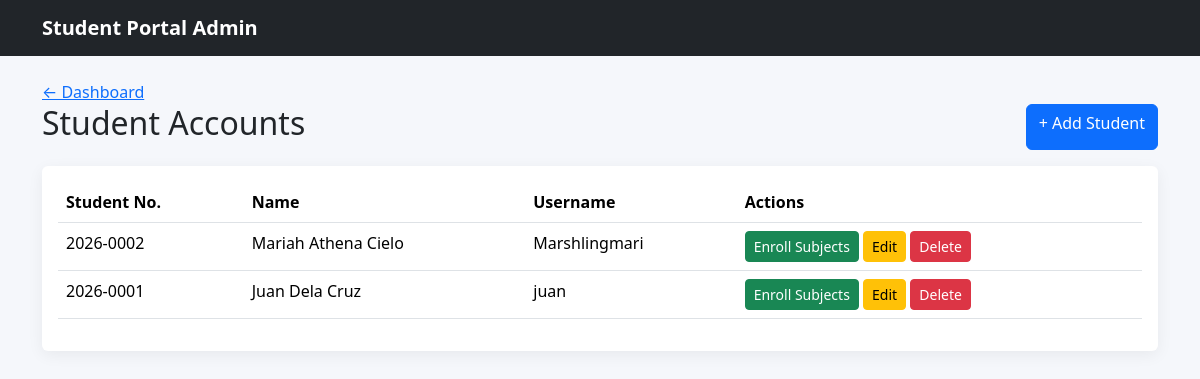
/Cielo_2C/admin/students/index.php (signed in), run on an earlier commit of the app's database.
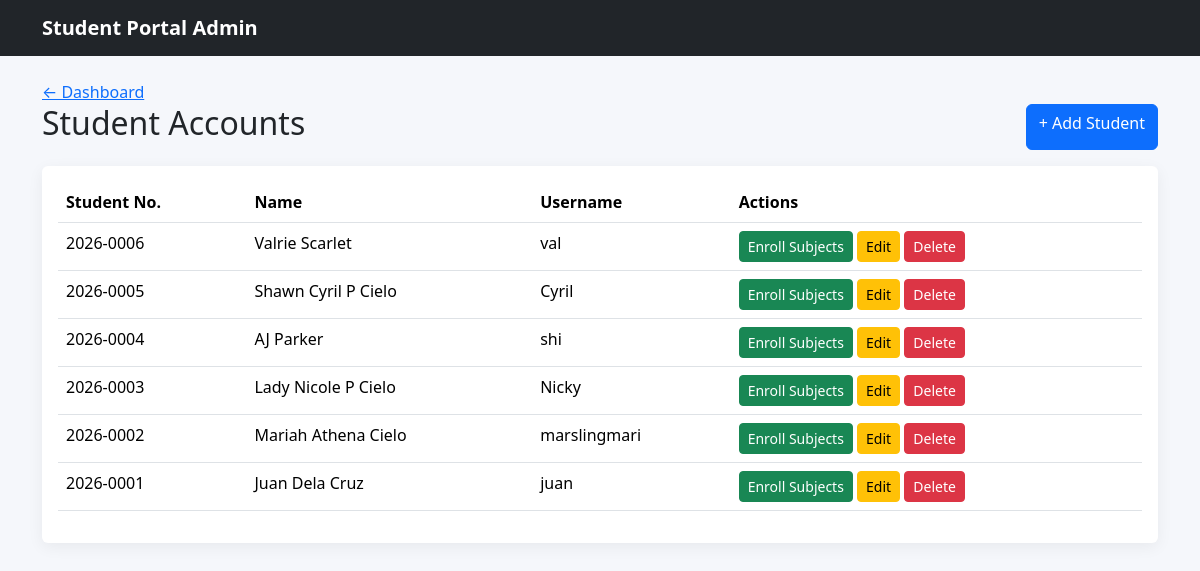
And on a later commit of the database.
### tables this page shows
CREATE TABLE `users` (
  `id` int(11) NOT NULL,
  `student_no` varchar(30) DEFAULT NULL,
  `full_name` varchar(100) NOT NULL,
  `username` varchar(50) NOT NULL,
  `password` varchar(255) NOT NULL,
  `role` enum('admin','student') NOT NULL DEFAULT 'student'
);

### Cielo_2C/admin/students/index.php (the view, shortened to what this page needs)
<?php
 include "../../config/database.php";
 $sql = "SELECT * FROM  users WHERE role ='student' ORDER BY  id  DESC";
$result = mysqli_query($conn, $sql);
?>
<!doctype html>
<html lang="en">
<head>
    <link
        href="../../assets/vendor/bootstrap/css/bootstrap.min.css"
        rel="stylesheet"
    >
    <link
        href="../../assets/css/style.css"
        rel="stylesheet"
    >
</head>
<body>
    <nav class="navbar navbar-dark bg-dark">
        <div class="container">
            <a
                class="navbar-brand"
                href="dashboard.html"
            >
                Student Portal Admin
            </a>
        </div>
    </nav>
    <div class="container py-4">
                <a href="../dashboard.php">
                    ← Dashboard
                </a>
        <div class="d-flex justify-content-between mb-3">
            <div>
                <h2>Student Accounts</h2>
            </div>
            <a
                class="btn btn-primary"
                href="create.php"
            >
                + Add Student
            </a>
        </div>
        <div class="card">
            <div class="card-body">
                <table class="table table-hover">
                    <thead>
                        <tr>
                            <th>Student No.</th>
                            <th>Name</th>
                            <th>Username</th>
                            <th>Actions</th>
                        </tr>
                    </thead>
                    <tbody>
                         <?php
                         while($row = mysqli_fetch_assoc($result)){
                         ?>
                        <tr>
                            <td><?php echo htmlspecialchars($row["student_no"]);?></td>
                            <td>
                                <?php echo htmlspecialchars($row["full_name"]);?>
                            </td>
                            <td>
                             <?php echo htmlspecialchars($row["username"]);?>
                            </td>
                            <td>
                                <a
                                    class="btn btn-success btn-sm"
                                    href="enroll.html"
                                >
                                    Enroll Subjects
                                </a>
                                <a
                                    class="btn btn-warning btn-sm"
                                    href="student_form.html"
                                >
                                    Edit
                                </a>
                                <button
                                    class="btn btn-danger btn-sm"
                                >
                                    Delete
                                </button>
                            </td>
                        </tr><?php
                                   }
                             ?>
                    </tbody>
                </table>
            </div>
        </div>
    </div>
</body>
</html>

### Cielo_2C/assets/css/style.css (style rules this page uses)
body { background: #f5f7fb; }
.navbar-brand { font-weight: 700; }
.card { border: 0; box-shadow: 0 0.25rem 1rem rgba(0,0,0,.06); }

What changed in the data, as far as the page shows it:
added users: student_no "2026-0006", full_name "Valrie Scarlet", username "val"
added users: student_no "2026-0005", full_name "Shawn Cyril P Cielo", username "Cyril"
added users: student_no "2026-0004", full_name "AJ Parker", username "shi"
added users: student_no "2026-0003", full_name "Lady Nicole P Cielo", username "Nicky"
changed users "Mariah Athena Cielo": username "Marshlingmari" → "marslingmari"
